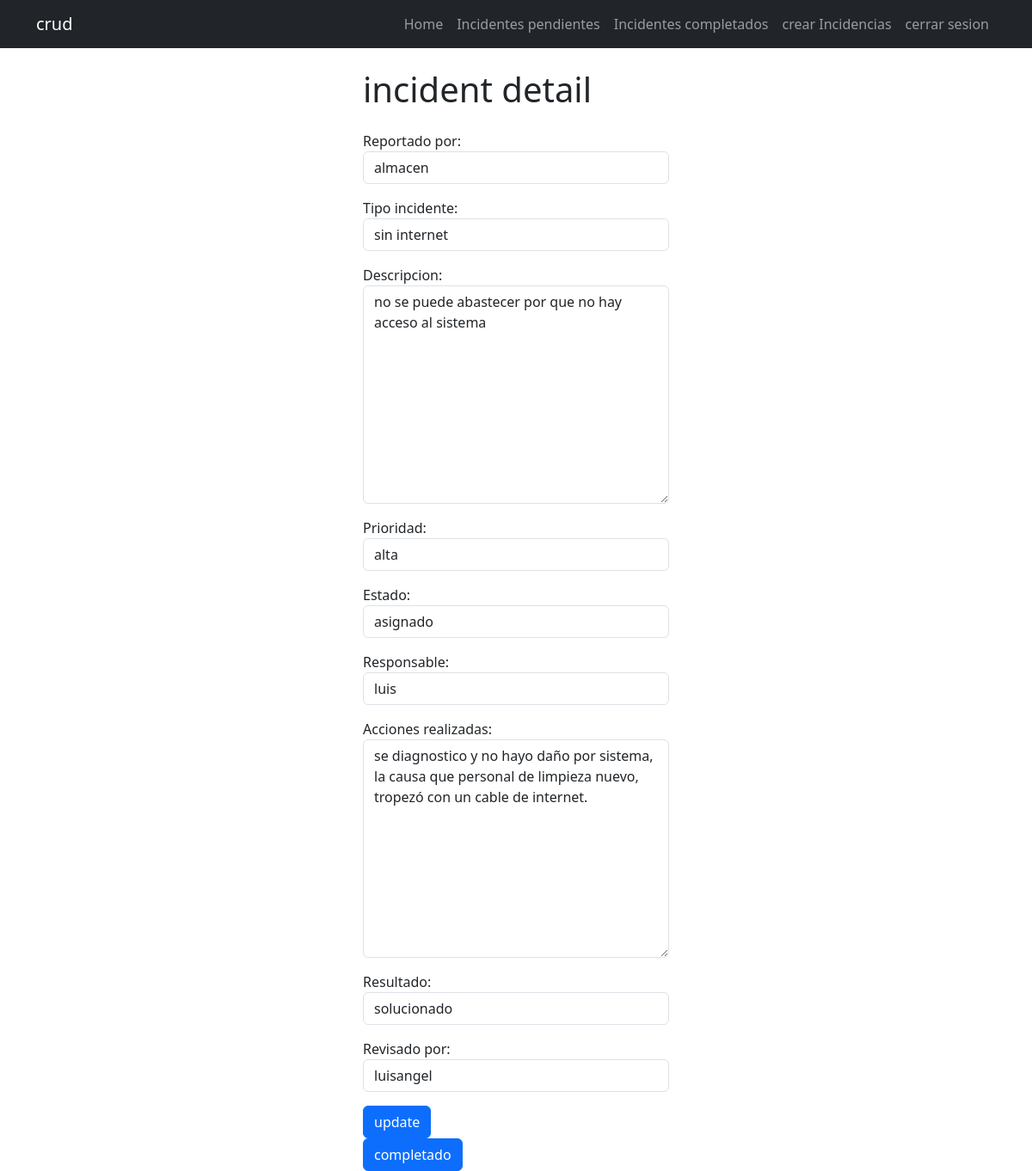
The app's page /incidents/2/ (signed in) with its own data.
### incidents/models.py (models this page shows, shortened)
class Incident(models.Model):
    fecha_reporte = models.DateTimeField(auto_now_add=True)
    reportado_por = models.CharField(max_length=100)
    tipo_incidente = models.CharField(max_length=100)
    descripcion = models.TextField(blank=True)
    prioridad = models.CharField(max_length=50, blank=True)
    estado = models.CharField(max_length=30, blank=True)
    responsable = models.CharField(max_length=30, blank=True)
    fecha_solucion = models.DateTimeField(null=True, blank=True)
    acciones_realizadas = models.TextField(blank=True)
    resultado = models.CharField(max_length=100, blank=True)
    revisado_por = models.CharField(max_length=100, blank=True)
    user = models.ForeignKey(User, on_delete=models.CASCADE)

### incidents/views.py (the view, shortened to what this page needs)
# urls.py: path('incidents/<int:incident_id>/', views.incident_detail, name='incident_detail'),
@login_required
def incident_detail(request, incident_id):
    if request.method == 'GET':
        incident = get_object_or_404(Incident, pk=incident_id)
        form = IncidentForm(instance=incident)
        return render(request, 'incident_detail.html', {
            'incident': incident,
            'form': form
        })

### incidents/forms.py
class IncidentForm(forms.ModelForm):
    class Meta:
        model = Incident
        fields = ['reportado_por', 'tipo_incidente', 'descripcion', 'prioridad', 'estado', 'responsable', 'acciones_realizadas', 'resultado', 'revisado_por', ]
        widgets = {
            'reportado_por': forms.TextInput(attrs={'class': 'form-control'}),
            'tipo_incidente': forms.TextInput(attrs={'class': 'form-control'}),
            'descripcion': forms.Textarea(attrs={'class': 'form-control'}),
            'prioridad': forms.TextInput(attrs={'class': 'form-control'}),
            'estado': forms.TextInput(attrs={'class': 'form-control'}),
            'responsable': forms.TextInput(attrs={'class': 'form-control'}),
            'acciones_realizadas': forms.Textarea(attrs={'class': 'form-control'}),
            'resultado': forms.TextInput(attrs={'class': 'form-control'}),
            'revisado_por': forms.TextInput(attrs={'class': 'form-control'}),
        }

### incidents/templates/incident_detail.html (shortened to what this page needs)
{% extends 'master.html' %}
{% block content %}
<main class="container">
    <div class="row">
        <div class="col-md-4 offset-md-4">
            <h1 class="my-4">
                incident detail
            </h1>
            <div>
                <form method="POST">
                    {{form.as_p}}
                    <button class="btn btn-primary">
                        update
                    </button>
                </form>
                <form action="{% url 'complete_incident' incident.id %}" method="POST">
                    <button class="btn btn-primary">
                        completado
                    </button>
                </form>
            </div>
        </div>
    </div>
</main>
{% endblock %}

### records on screen
Incident: reportado_por "almacen", tipo_incidente "sin internet", descripcion "no se puede abastecer por que no hay acceso al sistema", prioridad "alta", estado "asignado", responsable "luis", acciones_realizadas "se diagnostico y no hayo daño por sistema, la causa que personal de limpieza nuevo, tropezó con un cable de internet.", resultado "solucionado", revisado_por "luisangel"
